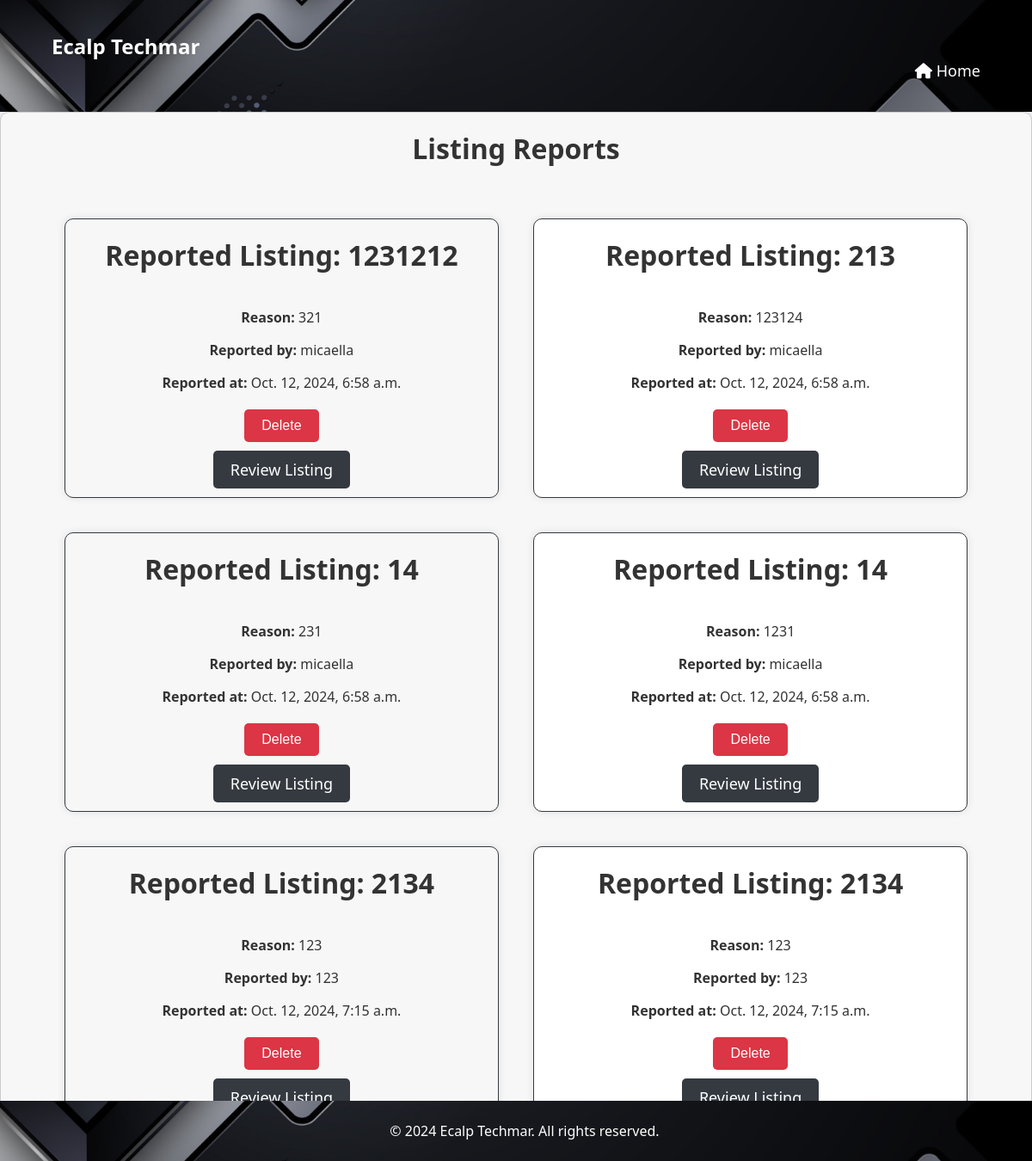
The page /listing_reports/ (signed in) on the database its author committed.
### newsfeed/models.py (models this page shows, shortened)
class Report(models.Model):
    product = models.ForeignKey(Product, on_delete=models.CASCADE)
    user = models.ForeignKey(User, on_delete=models.CASCADE)
    reason = models.TextField()
    created_at = models.DateTimeField(auto_now_add=True)
    class Meta:
        verbose_name = 'Listing Report'
        verbose_name_plural = 'Listing Reports'

class Product(models.Model):
    title = models.CharField(max_length=255)
    description = models.TextField()
    price = models.DecimalField(max_digits=10, decimal_places=2)
    image = models.ImageField(upload_to='products/')
    mobile_number = models.CharField(max_length=20)
    location = models.CharField(max_length=255)
    user = models.ForeignKey(User, on_delete=models.CASCADE)
    created_at = models.DateTimeField(auto_now_add=True)
    category = models.CharField(max_length=50, choices=[('Electronics', 'Electronics'), ('Fashion and Beauty', 'Fashion and Beauty'), ('Home and Garden', 'Home and Garden'), ('Sports and Leisure', 'Sports and Leisure'), ('Others', 'Others')], default='Others')
    is_active = models.BooleanField(default=True)
    deleted_at = models.DateTimeField(null=True, blank=True)

### custom_admin/views.py (the view)
# urls.py: path('listing_reports/', views.listing_reports, name='listing_reports'),
@login_required
@user_passes_test(is_staff)
def listing_reports(request):
    reports = Report.objects.all()
    return render(request, 'listing_reports.html', {'reports': reports})

### custom_admin/views.py (called while the page is built)
def is_staff(user):
    return user.is_staff or user.is_superuser

### custom_admin/templates/listing_reports.html (shortened to what this page needs)
<!DOCTYPE html>
<html lang="en">
<head>
    {% load static %}
    <link rel="stylesheet" href="{% static 'main/styles.css' %}">
    <link rel="stylesheet" href="https://cdnjs.cloudflare.com/ajax/libs/font-awesome/6.0.0-beta3/css/all.min.css">
</head>
<body>
    <header>
    <div class="container">
        <h1 class="logo">Ecalp Techmar</h1>
        <nav>
            <ul>
                  <li><a href="{% url 'custom_admin:admin_dashboard' %}"><i class="fas fa-home"></i> Home</a></li>
            </ul>
        </nav>
    </div>
</header>
  <section id="listing-reports">
    <h2>Listing Reports</h2>
    <div class="reports">
        {% for report in reports %}
            <div class="report">
                <h2>Reported Listing: {{ report.product.title }}</h2>
                <div class="report-details">
                    <p><strong>Reason:</strong> {{ report.reason }}</p>
                    <p><strong>Reported by:</strong> {{ report.user.username }}</p>
                    <p><strong>Reported at:</strong> {{ report.created_at }}</p>
                </div>
                <div class="button-group">
                    <div class="delete-button-container">
                        <button class="new-delete-button">
                            <a href="{% url 'custom_admin:delete_listing_report' report.pk %}" onclick="return confirm('Are you sure you want to delete this report?')">
                                Delete
                            </a>
                        </button>
                    </div>
                    <a href="{% url 'newsfeed:listing_detail' report.product.pk %}" class="btn btn-primary">Review Listing</a>
                </div>
            </div>
        {% endfor %}
    </div>
</section>
     <footer>
        <div class="container">
            <div class="footer-content">
                <p style="text-align: center; width: 100%;">&copy; 2024 Ecalp Techmar. All rights reserved.</p>
            </div>
        </div>
    </footer>
</body>
</html>

### main/static/main/styles.css (style rules this page uses)
body { font-family: 'Segoe UI', Tahoma, Geneva, Verdana, sans-serif; margin: 0; padding: 0; box-sizing: border-box; background-color: #f0f2f5; color: #333; }
header { background-color: #343a40; color: white; padding: 15px 0; position: sticky; top: 0; z-index: 1000; }
.container { width: 90%; max-width: 1200px; margin: 0 auto; padding: 0 15px; }
.logo { margin: 0; font-size: 24px; }
nav ul { list-style: none; padding: 0; display: flex; justify-content: flex-end; margin: 0; }
nav ul li { margin-left: 20px; }
nav ul li a { color: white; text-decoration: none; font-size: 18px; transition: color 0.3s; }
.btn { background-color: #343a40; color: white; padding: 10px 20px; text-decoration: none; border-radius: 5px; font-size: 18px; transition: background 0.3s; }
section { padding: 60px 0; }
section h2 { text-align: center; margin-bottom: 40px; font-size: 32px; }
footer { background-color: #343a40; color: white; padding: 15px 0; text-align: center; }
.footer-content { display: flex; justify-content: space-between; align-items: center; flex-wrap: wrap; }
.footer-content p { margin: 0; }

### rows shown on the page
Report: product "1231212", reason "321", user.username "micaella", created_at "Oct. 12, 2024, 6:58 a.m."
Report: product "213", reason "123124", user.username "micaella", created_at "Oct. 12, 2024, 6:58 a.m."
Report: product "14", reason "231", user.username "micaella", created_at "Oct. 12, 2024, 6:58 a.m."
Report: product "14", reason "1231", user.username "micaella", created_at "Oct. 12, 2024, 6:58 a.m."
Report: product "2134", reason "123", user.username "123", created_at "Oct. 12, 2024, 7:15 a.m."
Report: product "2134", reason "123", user.username "123", created_at "Oct. 12, 2024, 7:15 a.m."
